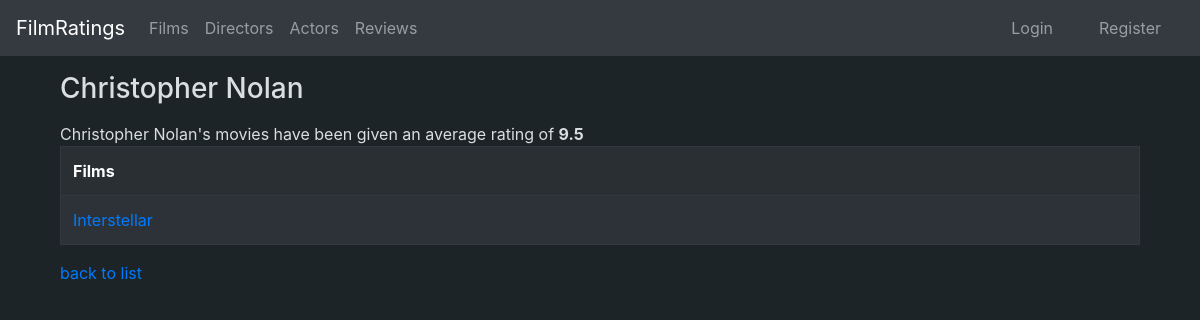
Before: /directors/2 with the older database file.
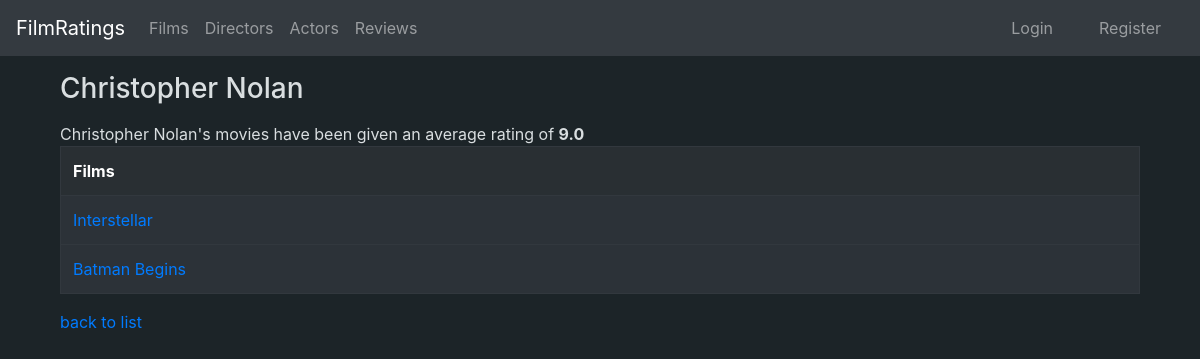
After: the same page with the newer database file.
### application/films/models.py (models this page shows, shortened)
class Film(Base):
    name = db.Column(db.String(400), nullable=False)
    description = db.Column(db.String(1200), nullable=True)
    year = db.Column(db.Integer, nullable=True)
    director_id = db.Column(db.Integer, db.ForeignKey('director.id'), nullable = True)
    poster = db.Column(db.String(400), nullable=True)
    actors = db.relationship("FilmActor", cascade="all, delete-orphan")
    ratings = db.relationship("Rating", cascade="all, delete-orphan")

### application/directors/views.py (the view)
@app.route("/directors/<director_id>", methods=["GET"])
def directors_show(director_id):
    d = Director.query.get(director_id)
    f = Film.query.filter_by(director_id = d.id)
    avg_rating = Director.avg_rating(director_id)
    return render_template("directors/show.html", id = d.id, director = d, films = f, avg_rating = avg_rating)

### application/directors/models.py (called while the page is built)
    @staticmethod
    def avg_rating(id):
        stmt = text("SELECT AVG(Rating.score) from Rating LEFT JOIN"
         " Film ON Rating.film_id = Film.id WHERE Film.director_id = :id").params(id=id)
        res = db.engine.execute(stmt)
        for row in res:
            if row[0] != None:
                avg = round(row[0], 2)
            else:
                avg = row[0]
        return avg

### application/templates/directors/show.html (shortened to what this page needs)
{% extends "layout.html" %}
{% block body %}
<div class="container">
    <h3>
        {{ director.name }}
    </h3>
    {% if avg_rating != None %}
        {{director.name}}'s movies have been given an average rating of <strong>{{avg_rating}}</strong>
    {% else %}
        {{director.name}}'s movies have not yet been rated
    {% endif %}
    {% if films.first() != None %}
        <table class = "table table-bordered table-dark">
            <tr style="background-color:#292F33">
                <th>Films</th>
            </tr>
            {% for film in films %}
            <tr style="background-color:#2c3238">
                <td>
                    <a href="{{url_for('films_show', film_id=film.id)}}">{{film.name}}</a>
                </td>
            </tr>
            {% endfor %}
        </table>
    {% endif %}
    <p>
        <a href="{{ url_for('directors_index')}}">back to list</a>
    </p>
</div>
{% endblock %}

Changed rows visible on the page:
added Film: name "Batman Begins"
Other visible differences:
{{ avg_rating }}: "9.5" → "9.0"
